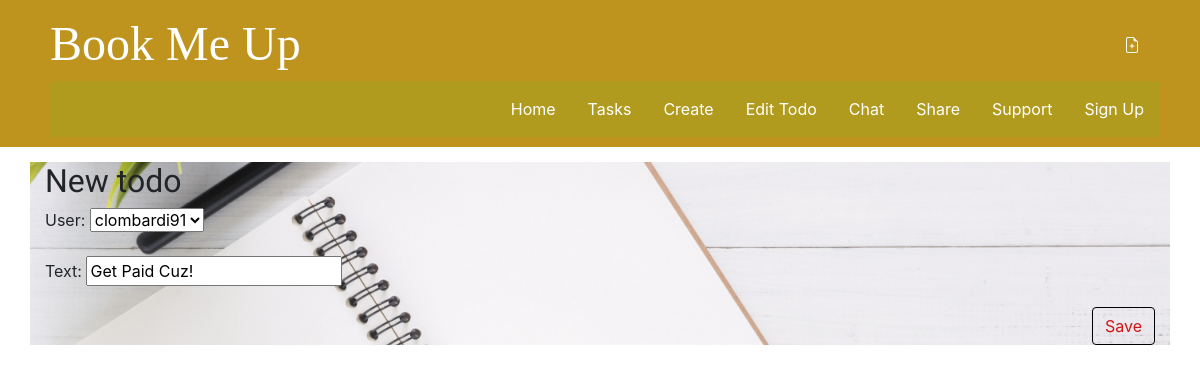
The page /todo/7/edit/ on the database as committed earlier.
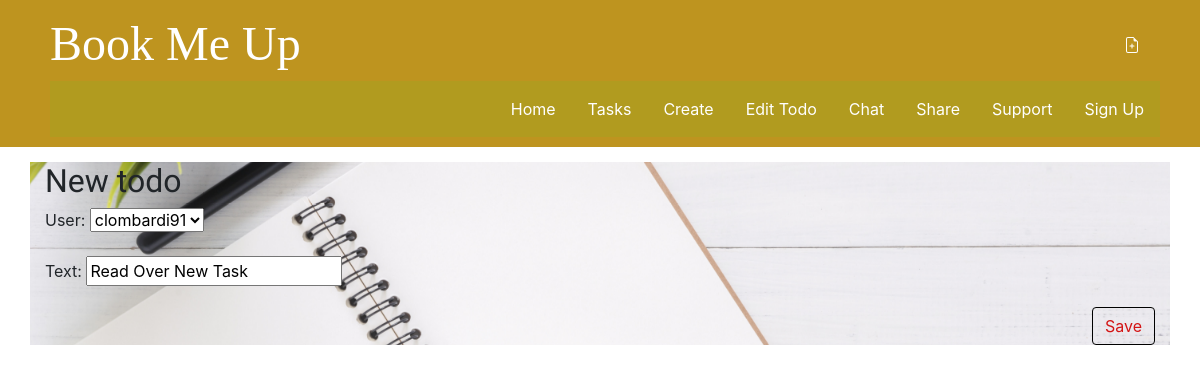
The same page on the database as committed later.
### main/models.py (models this page shows, shortened)
class Todo(models.Model):
    text = models.CharField(max_length=280)
    created_date = models.DateField(auto_now_add=True)
    due_date = models.DateField(blank=True, null=True)
    done = models.BooleanField(default=False)
    user = models.ForeignKey(User, on_delete=models.CASCADE, related_name="todos")

### main/views.py (the view)
# urls.py: path('todo/<int:pk>/edit/', views.todo_edit, name='todo_edit'),
def todo_edit(request, pk):
    todo = get_object_or_404(Todo, pk=pk)
    if request.method == "POST":
        form = TodoForm(request.POST, instance=todo)
        if form.is_valid():
            todo = form.save(commit=False)
            todo.user = request.user
            todo.created_date = timezone.now()
            todo.save()
            return redirect('todo_detail', pk=todo.pk)
    else:
        form = TodoForm(instance=todo)
    return render(request, 'main/todo_edit.html', {'form': form})

### main/forms.py
class TodoForm(forms.ModelForm):
    class Meta:
        model = Todo
        fields = ('user', 'text',)

### templates/main/todo_edit.html
{% extends 'base.html' %}
{% block content %}
    <h2>New todo</h2>
    <form method="POST" class="todo-form">{% csrf_token %}
        {{ form.as_p }}
        <button type="submit" class="save btn btn-default">Save</button>
    </form>
{% endblock %}

Rows that differ between the two databases and show on the page:
changed Todo "clombardi91": text "Get Paid Cuz!" → "Read Over New Task"
